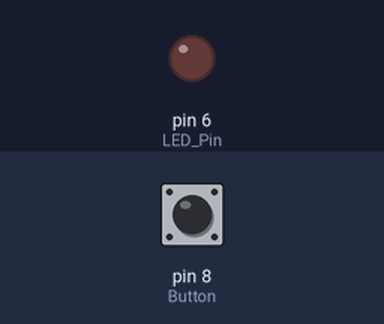
This sketch was run on a simulated Arduino Uno, built with avr-gcc and run on an emulated ATmega328P. Parts: output pins drawn as LEDs (lit = HIGH). The inputs (shaded band) are chosen by the test bench; at power-on: pin 8 (Button) HIGH.

Above: at 1.2 s.
1.3 s: pin 8 (Button) pulled LOW for 0.15 s
At 1.37 s:
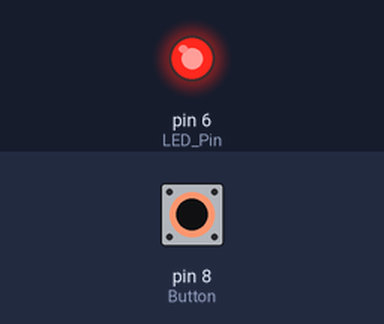
2.9 s: pin 8 (Button) pulled LOW for 3.2 s
At 7.3 s:
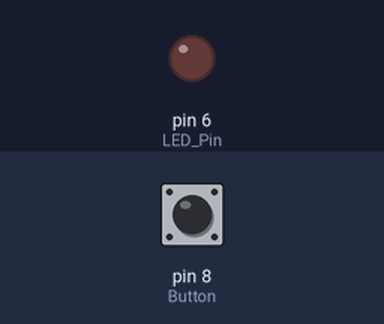
Timing chart, 0 to 8.8 s (numbered marks = the images above; inputs shaded):
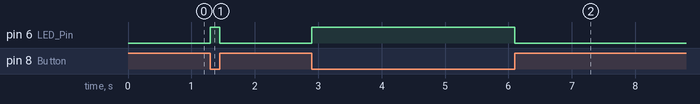

The sketch:

sketch.ino
```cpp
#define LED_Pin 6
#define Button 8

bool Zustand = LOW;

void setup() {

  pinMode(LED_Pin, OUTPUT);
  pinMode(Button, INPUT_PULLUP);


}

void loop() {

  Zustand =! digitalRead(Button);
  digitalWrite(LED_Pin, Zustand);

}
```

Measured:
- after the input at 1.3 s, pin 6 (LED_Pin): LOW → HIGH at once, → LOW 0.15 s later
- after the input at 2.9 s, pin 6 (LED_Pin): LOW → HIGH at once, → LOW 3.2 s later
